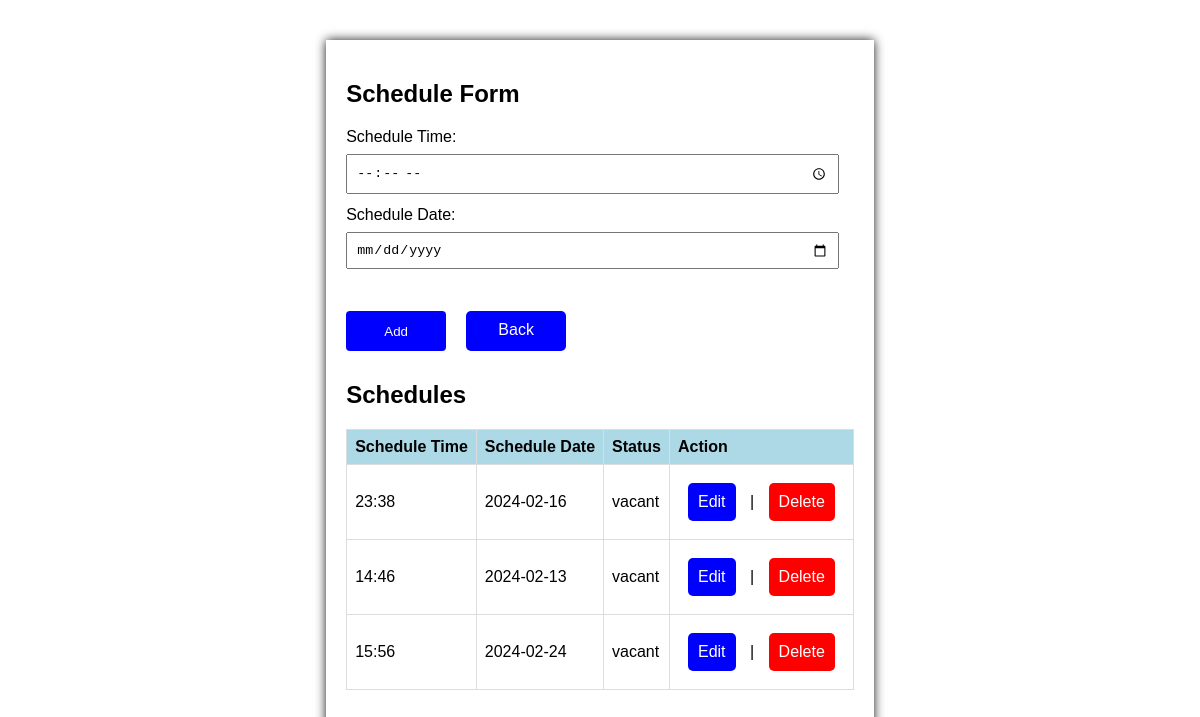
Page /schedule.php on the committed database.
### tables this page shows
CREATE TABLE `schedule` (
  `schedule_id` int(11) NOT NULL,
  `schedule_time` varchar(50) NOT NULL,
  `schedule_date` date NOT NULL,
  `status` varchar(50) NOT NULL
);

### schedule.php (the view, shortened to what this page needs)
<!DOCTYPE html>
<html lang="en">
<head>
    <link rel="stylesheet" href="css/mainstyle.css">
</head>
<body>
    <div class="container">
        <h2>Schedule Form</h2>
        <?php
        include 'include/db_connection.php';
        if (isset($_GET['edit'])) {
            $db = new mysqli($servername, $username, $password, $database);
            $editId = $_GET['edit'];
            $editResult = $db->query("SELECT * FROM schedule WHERE schedule_id=$editId");
            if ($editResult !== false && $editResult->num_rows == 1) {
                $editRow = $editResult->fetch_assoc();
                ?>
                <h2>Edit Schedule</h2>
                <form action="include/schedule_process.php" method="post">
                    <input type="hidden" name="schedule_id" value="<?php echo $editRow['schedule_id']; ?>">
                    <label for="schedule_time">Schedule Time:</label>
                    <input type="time" name="schedule_time" value="<?php echo $editRow['schedule_time']; ?>" required>
                    <label for="schedule_date">Schedule Date:</label>
                    <input type="date" name="schedule_date" value="<?php echo $editRow['schedule_date']; ?>" required>
                    <label for="status">Status:</label>
                    <select name="status" required>
                        <option value="vacant" <?php echo ($editRow['status'] == 'vacant') ? 'selected' : ''; ?>>Vacant</option>
                        <option value="occupied" <?php echo ($editRow['status'] == 'occupied') ? 'selected' : ''; ?>>Occupied</option>
                    </select>
                    <button type="submit" name="edit">Update</button>
                </form>
                <?php
                $db->close();
                exit();
            }
            $db->close();
        } else {
            ?>
            <form action="include/schedule_process.php" method="post">
                <label for="schedule_time">Schedule Time:</label>
                <input type="time" name="schedule_time" required>
                <label for="schedule_date">Schedule Date:</label>
                <input type="date" name="schedule_date" required>
                <div style="display: flex; align-items: center; margin-top: 10px;">
                <div style="display: flex; align-items: center; margin-top: 10px;">
    <button type="submit" name="add" style="width: 100px;background-color: blue; height: 40px; margin-right: 10px;">Add</button>
    <a href="index.php" class="button" style="width: 100px;background-color: blue; height: 40px; margin-right: 10px; text-align: center;">Back</a>
</div>
</div>
            </form>
            <?php
        }
        ?>
        <h2>Schedules</h2>
        <?php
        $db = new mysqli($servername, $username, $password, $database);
        $result = $db->query("SELECT * FROM schedule");
        if ($result !== false && $result->num_rows > 0) {
            echo '<table>';
            echo '<thead>';
            echo '<tr>';
            echo '<th>Schedule Time</th>';
            echo '<th>Schedule Date</th>';
            echo '<th>Status</th>';
            echo '<th>Action</th>';
            echo '</tr>';
            echo '</thead>';
            echo '<tbody>';
            while ($row = $result->fetch_assoc()) {
                echo '<tr>';
                echo "<td>{$row['schedule_time']}</td>";
                echo "<td>{$row['schedule_date']}</td>";
                echo "<td>{$row['status']}</td>";
                echo '<td>';
                echo "<a href='schedule.php?edit={$row['schedule_id']}' class='button_edit'>Edit</a>";
                echo " | ";
                echo "<a href='include/schedule_process.php?delete={$row['schedule_id']}' class='button_delete'>Delete</a>";
                echo '</td>';
                echo '</tr>';
            }
            echo '</tbody>';
            echo '</table>';
        } else {
            echo '<p>No schedules found.</p>';
        }
        ?>
    </div>
</body>
</html>

### css/mainstyle.css (style rules this page uses)
* { box-sizing: border-box; }
body { font-family: Arial, sans-serif; margin: 0; padding: 0; height: 100vh; display: flex; align-items: center; justify-content: center; }
.container { max-width: 600px; margin: 50px auto; padding: 20px; background-color: #fff; box-shadow: 0 0 10px rgba(0, 0, 0, 0.9); }
form { margin-bottom: 20px; }
label { display: block; margin-bottom: 8px; }
input { width: 97%; padding: 8px; margin-bottom: 12px; }
button { padding: 10px; background-color:lightblue; color: #fff; border: none; cursor: pointer; }
.button { display: inline-block; padding: 10px; text-decoration: none; background-color:lightblue; color: #fff; border: none; border-radius: 5px; cursor: pointer; margin: 10px; }
table { border-collapse: collapse; width: 100%; margin-bottom: 50px; }
th, td { border: 1px solid #ddd; padding: 8px; text-align: left; }
th { background-color:lightblue; }
button { background-color: lightblue; color: white; padding: 8px 15px; border: none; border-radius: 4px; cursor: pointer; }

### schedule.php (style rules this page uses)
.button_edit { display: inline-block; padding: 10px; text-decoration: none; background-color:blue; color: #fff; border: none; border-radius: 5px; cursor: pointer; margin: 10px; }
.button_delete { display: inline-block; padding: 10px; text-decoration: none; background-color:red; color: #fff; border: none; border-radius: 5px; cursor: pointer; margin: 10px; }
th { background-color:lightblue; }

### rows in the picture
schedule: schedule_time "23:38", schedule_date "2024-02-16", status "vacant"
schedule: schedule_time "14:46", schedule_date "2024-02-13", status "vacant"
schedule: schedule_time "15:56", schedule_date "2024-02-24", status "vacant"
